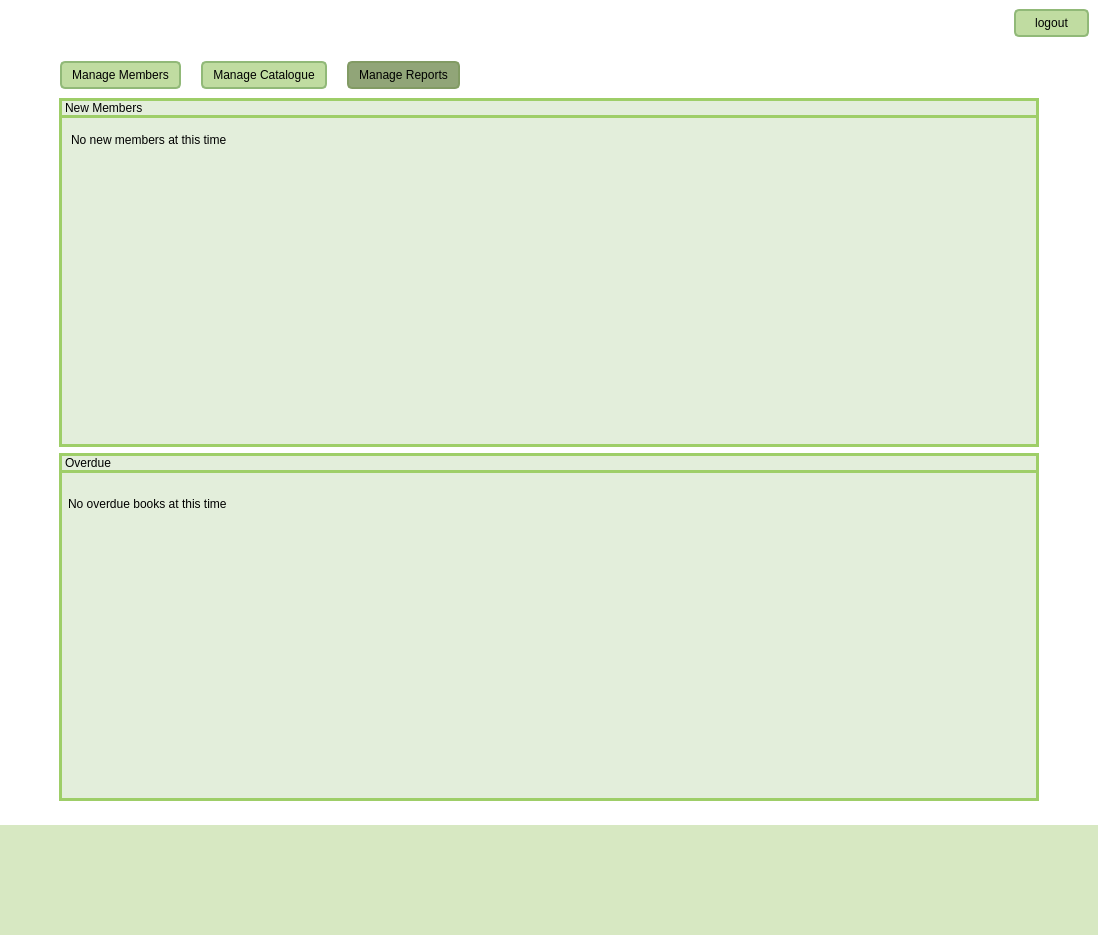
<?xml version="1.0" encoding="UTF-8"?>
<ui version="4.0">
 <class>ViewAdminDashboard</class>
 <widget class="QWidget" name="ViewAdminDashboard">
  <property name="geometry">
   <rect>
    <x>0</x>
    <y>0</y>
    <width>1098</width>
    <height>935</height>
   </rect>
  </property>
  <property name="windowTitle">
   <string>Form</string>
  </property>
  <property name="styleSheet">
   <string notr="true">QPushButton {
    padding: 5px 10px;
    border-radius: 5px;
    outline: none;
    color: rgb(0, 0, 0);
    font: 700 9pt &quot;Segoe UI&quot;;
    background-color: rgb(192, 220, 161);
    border: 2px solid rgb(145, 185, 120);
}

QPushButton:hover {
    background-color: rgb(161, 184, 135); 
    border: 2px solid rgb(130, 165, 110); 
}

QPushButton:pressed {
    background-color: rgb(145, 165, 120);
    border: 2px solid rgb(130, 155, 100); 
    padding-top: 10px; 
    padding-bottom: 6px; 
}
</string>
  </property>
  <layout class="QVBoxLayout" name="verticalLayout">
   <property name="leftMargin">
    <number>0</number>
   </property>
   <property name="topMargin">
    <number>0</number>
   </property>
   <property name="rightMargin">
    <number>0</number>
   </property>
   <property name="bottomMargin">
    <number>0</number>
   </property>
   <item>
    <widget class="QWidget" name="background" native="true">
     <property name="styleSheet">
      <string notr="true">#background{
	background-color: rgb(255, 255, 255);
}</string>
     </property>
     <layout class="QVBoxLayout" name="verticalLayout_6">
      <property name="leftMargin">
       <number>0</number>
      </property>
      <property name="topMargin">
       <number>0</number>
      </property>
      <property name="rightMargin">
       <number>0</number>
      </property>
      <property name="bottomMargin">
       <number>0</number>
      </property>
      <item>
       <widget class="QWidget" name="bannerBackground" native="true">
        <property name="maximumSize">
         <size>
          <width>16777215</width>
          <height>150</height>
         </size>
        </property>
        <property name="styleSheet">
         <string notr="true">#bannerBackground {
	background-image: url(:/branding/images/brand/background.jpg);
}</string>
        </property>
        <layout class="QHBoxLayout" name="horizontalLayout" stretch="1,1,1,1">
         <item>
          <widget class="QLabel" name="bannerLogo">
           <property name="text">
            <string/>
           </property>
           <property name="pixmap">
            <pixmap resource="images.qrc">:/branding/images/brand/logoSmall.png</pixmap>
           </property>
          </widget>
         </item>
         <item>
          <widget class="QLabel" name="bannerTitle">
           <property name="styleSheet">
            <string notr="true">#bannerTitle {
	color: rgb(255, 255, 255);
	font: 700 60pt &quot;Segoe UI&quot;;
}</string>
           </property>
           <property name="text">
            <string>City Library</string>
           </property>
          </widget>
         </item>
         <item>
          <spacer name="horizontalSpacer_3">
           <property name="orientation">
            <enum>Qt::Orientation::Horizontal</enum>
           </property>
           <property name="sizeHint" stdset="0">
            <size>
             <width>250</width>
             <height>20</height>
            </size>
           </property>
          </spacer>
         </item>
         <item>
          <widget class="QPushButton" name="logoutButton">
           <property name="minimumSize">
            <size>
             <width>0</width>
             <height>20</height>
            </size>
           </property>
           <property name="maximumSize">
            <size>
             <width>75</width>
             <height>16777215</height>
            </size>
           </property>
           <property name="text">
            <string>logout</string>
           </property>
          </widget>
         </item>
        </layout>
       </widget>
      </item>
      <item>
       <widget class="QWidget" name="pageLayout" native="true">
        <layout class="QVBoxLayout" name="verticalLayout_3">
         <property name="leftMargin">
          <number>50</number>
         </property>
         <property name="rightMargin">
          <number>50</number>
         </property>
         <item>
          <widget class="QTabWidget" name="adminTabs">
           <property name="styleSheet">
            <string notr="true">QTabWidget {
    border: none;
}

QTabWidget::pane {
    border: none;
    background-color: rgb(255, 255, 255);
}

QTabBar::tab {
    padding: 5px 10px; 
    border-radius: 5px;
    outline: none;
    color: rgb(0, 0, 0);
    font: 700 9pt &quot;Segoe UI&quot;; 
    background-color: rgb(192, 220, 161);
    border: 2px solid rgb(145, 185, 120);
    margin-left: 10px; 
    margin-right: 10px; 
}

QTabBar::tab:hover {
    background-color: rgb(161, 184, 135);
    border: 2px solid rgb(130, 165, 110);
}

QTabBar::tab:selected {
    background-color: rgb(145, 165, 120);
    border: 2px solid rgb(130, 155, 100);
}

QTabBar::tab:!selected {
    background-color: rgb(192, 220, 161);
}

QTabBar {
    spacing: 0px; 
}

QTabWidget::indicator {
    width: 0;
    height: 0;
}
</string>
           </property>
           <property name="currentIndex">
            <number>2</number>
           </property>
           <widget class="QWidget" name="accountTab">
            <property name="styleSheet">
             <string notr="true">#accountTab{
	background-color: rgb(255, 255, 255);
}</string>
            </property>
            <attribute name="title">
             <string>Manage Members</string>
            </attribute>
            <layout class="QVBoxLayout" name="verticalLayout_2">
             <item>
              <widget class="QPushButton" name="addMemberButton">
               <property name="minimumSize">
                <size>
                 <width>0</width>
                 <height>25</height>
                </size>
               </property>
               <property name="styleSheet">
                <string notr="true"/>
               </property>
               <property name="text">
                <string>Add Member</string>
               </property>
              </widget>
             </item>
             <item>
              <widget class="QWidget" name="memberLayout" native="true">
               <property name="styleSheet">
                <string notr="true">#memberLayout{
	background-color: rgb(227, 238, 219);
	border: 3px solid;
	border-color: rgb(158, 206, 104);
}</string>
               </property>
               <layout class="QVBoxLayout" name="verticalLayout_9">
                <property name="spacing">
                 <number>0</number>
                </property>
                <property name="leftMargin">
                 <number>0</number>
                </property>
                <property name="topMargin">
                 <number>0</number>
                </property>
                <property name="rightMargin">
                 <number>0</number>
                </property>
                <property name="bottomMargin">
                 <number>0</number>
                </property>
                <item>
                 <widget class="QLabel" name="memberListLabel">
                  <property name="minimumSize">
                   <size>
                    <width>0</width>
                    <height>0</height>
                   </size>
                  </property>
                  <property name="styleSheet">
                   <string notr="true">#memberListLabel{
	color: rgb(0, 0, 0);
	font: 700 12pt &quot;Segoe UI&quot;;
	border: 3px solid;
	border-color: rgb(158, 206, 104);
}</string>
                  </property>
                  <property name="text">
                   <string>Member List</string>
                  </property>
                  <property name="margin">
                   <number>5</number>
                  </property>
                 </widget>
                </item>
                <item>
                 <widget class="QWidget" name="membersListLayout" native="true">
                  <layout class="QVBoxLayout" name="verticalLayout_8">
                   <property name="leftMargin">
                    <number>3</number>
                   </property>
                   <property name="topMargin">
                    <number>0</number>
                   </property>
                   <property name="rightMargin">
                    <number>3</number>
                   </property>
                   <property name="bottomMargin">
                    <number>3</number>
                   </property>
                   <item>
                    <widget class="QListWidget" name="membersList">
                     <property name="styleSheet">
                      <string notr="true">#membersList{
    font: 700 9pt &quot;Segoe UI&quot;; 
	color: rgb(0, 0, 0);
	background-color: rgb(227, 238, 219);
	border: 0px;
}

#membersList::item {
	color: rgb(0, 0, 0);
}

#membersList::item::hover{
	border-radius: 5px;
	background-color: rgb(102, 177, 43);
	color: rgb(0, 0, 0);
}
#membersList::item::selected{
	border-radius: 5px;
	background-color: rgb(102, 177, 43);
	color: rgb(0, 0, 0);
}</string>
                     </property>
                    </widget>
                   </item>
                  </layout>
                 </widget>
                </item>
               </layout>
              </widget>
             </item>
            </layout>
           </widget>
           <widget class="QWidget" name="catalogueTab">
            <property name="styleSheet">
             <string notr="true">#catalogueTab{
	background-color: rgb(255, 255, 255);
}</string>
            </property>
            <attribute name="title">
             <string>Manage Catalogue</string>
            </attribute>
            <layout class="QVBoxLayout" name="verticalLayout_4">
             <item>
              <widget class="QPushButton" name="addButton">
               <property name="minimumSize">
                <size>
                 <width>0</width>
                 <height>25</height>
                </size>
               </property>
               <property name="styleSheet">
                <string notr="true"/>
               </property>
               <property name="text">
                <string>Add Book</string>
               </property>
              </widget>
             </item>
             <item>
              <widget class="QWidget" name="catalogueLayout" native="true">
               <property name="styleSheet">
                <string notr="true">#catalogueLayout{
	border: 3px solid;
	border-color: rgb(158, 206, 104);
	
	background-color: rgb(227, 238, 219);
}</string>
               </property>
               <layout class="QVBoxLayout" name="verticalLayout_5">
                <property name="leftMargin">
                 <number>0</number>
                </property>
                <property name="topMargin">
                 <number>0</number>
                </property>
                <property name="rightMargin">
                 <number>0</number>
                </property>
                <property name="bottomMargin">
                 <number>0</number>
                </property>
                <item>
                 <widget class="QLabel" name="catalogueLabel">
                  <property name="styleSheet">
                   <string notr="true">#catalogueLabel{
	color: rgb(0, 0, 0);
	font: 700 12pt &quot;Segoe UI&quot;;
	background-color: rgb(227, 238, 219);
	border: 3px solid;
	border-color: rgb(158, 206, 104);
}</string>
                  </property>
                  <property name="text">
                   <string>Catalogue</string>
                  </property>
                  <property name="margin">
                   <number>5</number>
                  </property>
                 </widget>
                </item>
                <item>
                 <widget class="QWidget" name="catalogueListLayout" native="true">
                  <layout class="QVBoxLayout" name="verticalLayout_7">
                   <property name="leftMargin">
                    <number>3</number>
                   </property>
                   <property name="topMargin">
                    <number>0</number>
                   </property>
                   <property name="rightMargin">
                    <number>3</number>
                   </property>
                   <property name="bottomMargin">
                    <number>3</number>
                   </property>
                   <item>
                    <widget class="QListWidget" name="catalogueList">
                     <property name="layoutDirection">
                      <enum>Qt::LayoutDirection::LeftToRight</enum>
                     </property>
                     <property name="styleSheet">
                      <string notr="true">#catalogueList{
	background-color: rgb(255, 255, 255);
background-color: rgb(227, 238, 219);
border: 0px;
}

#catalogueList::item::hover{
	background-color: rgb(102, 177, 43);
}

#catalogueList::item::selected {
	background-color: rgb(102, 177, 43);
}</string>
                     </property>
                    </widget>
                   </item>
                  </layout>
                 </widget>
                </item>
               </layout>
              </widget>
             </item>
            </layout>
           </widget>
           <widget class="QWidget" name="reportTab">
            <property name="styleSheet">
             <string notr="true">#reportTab{
	background-color: rgb(255, 255, 255);
}</string>
            </property>
            <attribute name="title">
             <string>Manage Reports</string>
            </attribute>
            <layout class="QVBoxLayout" name="verticalLayout_18">
             <item>
              <widget class="QWidget" name="newMemberContent" native="true">
               <property name="sizePolicy">
                <sizepolicy hsizetype="Expanding" vsizetype="Expanding">
                 <horstretch>0</horstretch>
                 <verstretch>0</verstretch>
                </sizepolicy>
               </property>
               <property name="styleSheet">
                <string notr="true">#newMemberContent{
	border: 3px solid;
	border-color: rgb(158, 206, 104);
	background-color: rgb(227, 238, 219);
}

#newMemberContent * {
	color: rgb(0, 0, 0);
}
</string>
               </property>
               <layout class="QVBoxLayout" name="verticalLayout_13" stretch="0,2">
                <property name="spacing">
                 <number>6</number>
                </property>
                <property name="leftMargin">
                 <number>0</number>
                </property>
                <property name="topMargin">
                 <number>0</number>
                </property>
                <property name="rightMargin">
                 <number>0</number>
                </property>
                <property name="bottomMargin">
                 <number>0</number>
                </property>
                <item>
                 <widget class="QLabel" name="newMemberLabel">
                  <property name="sizePolicy">
                   <sizepolicy hsizetype="Expanding" vsizetype="Expanding">
                    <horstretch>0</horstretch>
                    <verstretch>0</verstretch>
                   </sizepolicy>
                  </property>
                  <property name="styleSheet">
                   <string notr="true">#newMemberLabel {
	font: 700 12pt &quot;Segoe UI&quot;;
	border: 3px solid;
	border-color: rgb(158, 206, 104);
}</string>
                  </property>
                  <property name="text">
                   <string>New Members</string>
                  </property>
                  <property name="margin">
                   <number>5</number>
                  </property>
                 </widget>
                </item>
                <item>
                 <widget class="QWidget" name="newMemberContentLayout" native="true">
                  <layout class="QVBoxLayout" name="verticalLayout_16">
                   <property name="leftMargin">
                    <number>3</number>
                   </property>
                   <property name="topMargin">
                    <number>0</number>
                   </property>
                   <property name="rightMargin">
                    <number>3</number>
                   </property>
                   <item>
                    <widget class="QStackedWidget" name="newMemberStackedWidget">
                     <property name="styleSheet">
                      <string notr="true">QStackedWidget {
    
	background-color: rgb(227, 238, 219);
}
#newMemberPage{
    background-color: rgb(227, 238, 219);
}
#noNewMemberPage{
    background-color: rgb(227, 238, 219);
}
</string>
                     </property>
                     <property name="currentIndex">
                      <number>1</number>
                     </property>
                     <widget class="QWidget" name="newMemberPage">
                      <property name="sizePolicy">
                       <sizepolicy hsizetype="Preferred" vsizetype="Expanding">
                        <horstretch>0</horstretch>
                        <verstretch>0</verstretch>
                       </sizepolicy>
                      </property>
                      <layout class="QVBoxLayout" name="verticalLayout_14">
                       <property name="spacing">
                        <number>0</number>
                       </property>
                       <property name="leftMargin">
                        <number>0</number>
                       </property>
                       <property name="topMargin">
                        <number>0</number>
                       </property>
                       <property name="rightMargin">
                        <number>0</number>
                       </property>
                       <property name="bottomMargin">
                        <number>0</number>
                       </property>
                       <item>
                        <widget class="QListWidget" name="newMemberList">
                         <property name="sizePolicy">
                          <sizepolicy hsizetype="Expanding" vsizetype="Expanding">
                           <horstretch>0</horstretch>
                           <verstretch>0</verstretch>
                          </sizepolicy>
                         </property>
                         <property name="minimumSize">
                          <size>
                           <width>0</width>
                           <height>250</height>
                          </size>
                         </property>
                         <property name="styleSheet">
                          <string notr="true">#newMemberList{
	background-color: rgb(227, 238, 219);
    font: 700 9pt &quot;Segoe UI&quot;; 
	border: 0px;
}

#newMemberList::item::hover{
	background-color: rgb(102, 177, 43);
}

#newMemberList::item::selected {
	background-color: rgb(102, 177, 43);
}</string>
                         </property>
                         <property name="isWrapping" stdset="0">
                          <bool>false</bool>
                         </property>
                         <property name="resizeMode">
                          <enum>QListView::ResizeMode::Adjust</enum>
                         </property>
                        </widget>
                       </item>
                      </layout>
                     </widget>
                     <widget class="QWidget" name="noNewMemberPage">
                      <property name="maximumSize">
                       <size>
                        <width>16777215</width>
                        <height>50</height>
                       </size>
                      </property>
                      <layout class="QVBoxLayout" name="verticalLayout_15">
                       <item>
                        <widget class="QLabel" name="noNewMemberLabel">
                         <property name="styleSheet">
                          <string notr="true">#noNewMemberLabel{
	color: rgb(0, 0, 0);
	font: 700 20pt &quot;Segoe UI&quot;;
}</string>
                         </property>
                         <property name="text">
                          <string>No new members at this time</string>
                         </property>
                         <property name="alignment">
                          <set>Qt::AlignmentFlag::AlignLeading|Qt::AlignmentFlag::AlignLeft|Qt::AlignmentFlag::AlignTop</set>
                         </property>
                        </widget>
                       </item>
                      </layout>
                     </widget>
                    </widget>
                   </item>
                  </layout>
                 </widget>
                </item>
               </layout>
              </widget>
             </item>
             <item>
              <widget class="QWidget" name="overdueContent" native="true">
               <property name="styleSheet">
                <string notr="true">#overdueContent{
	border: 3px solid;
	background-color: rgb(227, 238, 219);
	border-color: rgb(158, 206, 104);
}

#overdueContent * {
	color: rgb(0, 0, 0);
}</string>
               </property>
               <layout class="QVBoxLayout" name="verticalLayout_10">
                <property name="leftMargin">
                 <number>0</number>
                </property>
                <property name="topMargin">
                 <number>0</number>
                </property>
                <property name="rightMargin">
                 <number>0</number>
                </property>
                <property name="bottomMargin">
                 <number>0</number>
                </property>
                <item>
                 <widget class="QLabel" name="overdueLabel">
                  <property name="styleSheet">
                   <string notr="true">#overdueLabel {
	font: 700 12pt &quot;Segoe UI&quot;;
	border: 3px solid;
	border-color: rgb(158, 206, 104);
}</string>
                  </property>
                  <property name="text">
                   <string>Overdue</string>
                  </property>
                  <property name="margin">
                   <number>5</number>
                  </property>
                 </widget>
                </item>
                <item>
                 <widget class="QWidget" name="overdueContentLayout" native="true">
                  <layout class="QVBoxLayout" name="verticalLayout_17">
                   <item>
                    <widget class="QStackedWidget" name="overduetackedWidget">
                     <property name="styleSheet">
                      <string notr="true">QStackedWidget {
    
	background-color: rgb(227, 238, 219);
}
#overduePage{
    background-color: rgb(227, 238, 219);
}
#noOverduePage{
    background-color: rgb(227, 238, 219);
}
</string>
                     </property>
                     <property name="currentIndex">
                      <number>1</number>
                     </property>
                     <widget class="QWidget" name="overduePage">
                      <layout class="QVBoxLayout" name="verticalLayout_11">
                       <property name="leftMargin">
                        <number>0</number>
                       </property>
                       <property name="topMargin">
                        <number>0</number>
                       </property>
                       <property name="rightMargin">
                        <number>0</number>
                       </property>
                       <property name="bottomMargin">
                        <number>0</number>
                       </property>
                       <item>
                        <widget class="QListWidget" name="overdueList">
                         <property name="sizePolicy">
                          <sizepolicy hsizetype="Expanding" vsizetype="MinimumExpanding">
                           <horstretch>0</horstretch>
                           <verstretch>0</verstretch>
                          </sizepolicy>
                         </property>
                         <property name="minimumSize">
                          <size>
                           <width>0</width>
                           <height>250</height>
                          </size>
                         </property>
                         <property name="styleSheet">
                          <string notr="true">#overdueList{
	background-color: rgb(227, 238, 219);
	border: 0px;
}

#overdueList::item::hover{
	background-color: rgb(102, 177, 43);
}

#overdueList::item::selected {
	background-color: rgb(102, 177, 43);
}</string>
                         </property>
                        </widget>
                       </item>
                      </layout>
                     </widget>
                     <widget class="QWidget" name="noOverduePage">
                      <layout class="QVBoxLayout" name="verticalLayout_12">
                       <property name="leftMargin">
                        <number>0</number>
                       </property>
                       <item>
                        <widget class="QLabel" name="noOverdueLabel">
                         <property name="styleSheet">
                          <string notr="true">#noOverdueLabel{
	color: rgb(0, 0, 0);
	font: 700 20pt &quot;Segoe UI&quot;;
}</string>
                         </property>
                         <property name="text">
                          <string>No overdue books at this time</string>
                         </property>
                         <property name="alignment">
                          <set>Qt::AlignmentFlag::AlignLeading|Qt::AlignmentFlag::AlignLeft|Qt::AlignmentFlag::AlignTop</set>
                         </property>
                        </widget>
                       </item>
                      </layout>
                     </widget>
                    </widget>
                   </item>
                  </layout>
                 </widget>
                </item>
               </layout>
              </widget>
             </item>
            </layout>
           </widget>
          </widget>
         </item>
        </layout>
       </widget>
      </item>
      <item>
       <widget class="QWidget" name="footerBackground" native="true">
        <property name="minimumSize">
         <size>
          <width>0</width>
          <height>110</height>
         </size>
        </property>
        <property name="maximumSize">
         <size>
          <width>16777215</width>
          <height>110</height>
         </size>
        </property>
        <property name="styleSheet">
         <string notr="true">#footerBackground{
	background-color: rgb(215, 232, 194);
}</string>
        </property>
        <layout class="QGridLayout" name="gridLayout" columnstretch="0,0,0">
         <item row="0" column="2">
          <spacer name="horizontalSpacer_2">
           <property name="orientation">
            <enum>Qt::Orientation::Horizontal</enum>
           </property>
           <property name="sizeHint" stdset="0">
            <size>
             <width>40</width>
             <height>20</height>
            </size>
           </property>
          </spacer>
         </item>
         <item row="0" column="1">
          <widget class="QLabel" name="footerLogo">
           <property name="text">
            <string/>
           </property>
           <property name="pixmap">
            <pixmap resource="images.qrc">:/branding/images/brand/logoSmall.png</pixmap>
           </property>
          </widget>
         </item>
         <item row="0" column="0">
          <spacer name="horizontalSpacer">
           <property name="orientation">
            <enum>Qt::Orientation::Horizontal</enum>
           </property>
           <property name="sizeHint" stdset="0">
            <size>
             <width>472</width>
             <height>5</height>
            </size>
           </property>
          </spacer>
         </item>
        </layout>
       </widget>
      </item>
     </layout>
    </widget>
   </item>
  </layout>
 </widget>
 <resources>
  <include location="images.qrc"/>
 </resources>
 <connections/>
</ui>
